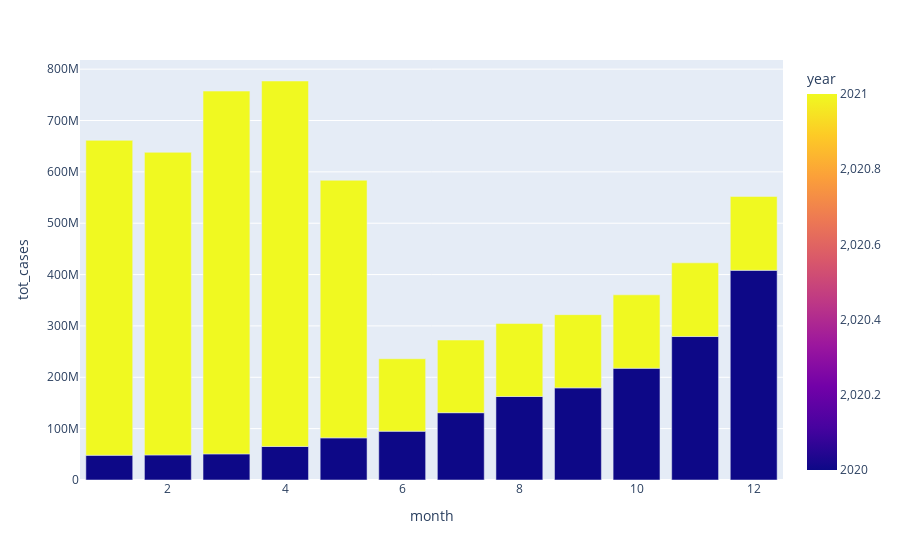

Notebook source saved alongside this figure:
### Code cell
cov_eda_2020 = codf[codf.date.dt.year == 2020].groupby('month').sum()
cov_eda_2020['year'],cov_eda_2020['month'] = 2020,cov_eda_2020.index
cov_eda_2021 = codf[codf.date.dt.year == 2021].groupby('month').sum()
cov_eda_2021['year'],cov_eda_2021['month'] =2021,cov_eda_2021.index
cov_eda = pd.concat([cov_eda_2020,cov_eda_2021])
px.bar(cov_eda,x='month',y='tot_cases',color = 'year')

### Figure 1 — Plotly figure (JSON) as saved in the notebook; plotly's stock layout.template omitted (floating-point values rounded to 4 significant figures)
{"data": [{"alignmentgroup": "True", "hovertemplate": "month=%{x}<br>tot_cases=%{y}<br>year=%{marker.color}<extra></extra>", "legendgroup": "", "marker": {"color": [2020, 2020, 2020, 2020, 2020, 2020, 2020, 2020, 2020, 2020, 2020, 2020, 2021, 2021, 2021, 2021, 2021, 2021, 2021, 2021, 2021, 2021, 2021, 2021], "coloraxis": "coloraxis", "pattern": {"shape": ""}}, "name": "", "offsetgroup": "", "orientation": "v", "showlegend": false, "textposition": "auto", "type": "bar", "x": [1, 2, 3, 4, 5, 6, 7, 8, 9, 10, 11, 12, 1, 2, 3, 4, 5, 6, 7, 8, 9, 10, 11, 12], "xaxis": "x", "y": [48158141, 48759043, 50813289, 65308092, 82046593, 95013295, 131025943, 162577178, 179404309, 217601048, 279369467, 408239794, 613235568, 589294357, 706456782, 711616693, 501642564, 141018968, 141545073, 142084879, 142557308, 142982515, 143428665, 143901077], "yaxis": "y"}], "layout": {"autosize": true, "barmode": "relative", "coloraxis": {"colorbar": {"title": {"text": "year"}}, "colorscale": [[0, "#0d0887"], [0.1111, "#46039f"], [0.2222, "#7201a8"], [0.3333, "#9c179e"], [0.4444, "#bd3786"], [0.5556, "#d8576b"], [0.6667, "#ed7953"], [0.7778, "#fb9f3a"], [0.8889, "#fdca26"], [1, "#f0f921"]]}, "legend": {"tracegroupgap": 0}, "margin": {"t": 60}, "xaxis": {"anchor": "y", "autorange": true, "domain": [0, 1], "range": [0.5, 12.5], "title": {"text": "month"}, "type": "linear"}, "yaxis": {"anchor": "x", "autorange": true, "domain": [0, 1], "range": [0, 817800000.0], "title": {"text": "tot_cases"}, "type": "linear"}}}
